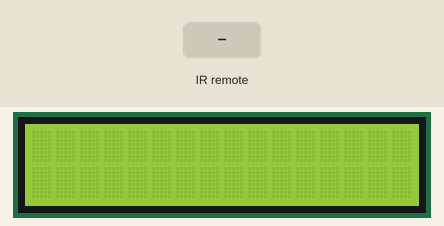
The sketch below on a simulated Arduino Uno, built with avr-gcc and run on an emulated ATmega328P. On the bench: 16×2 character LCD. The inputs (shaded band) are chosen by the test bench. What the sketch prints to the serial monitor is not drawn.

Above: at 1.2 s.
1.3 s: infrared code 0x1FEE01F received
At 2.2 s:
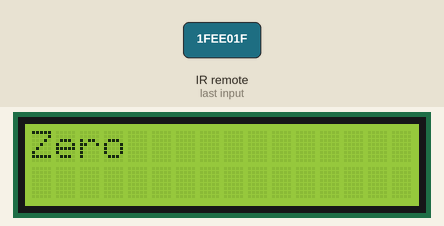
3.3 s: infrared code 0x1FE50AF received
At 4.9 s:
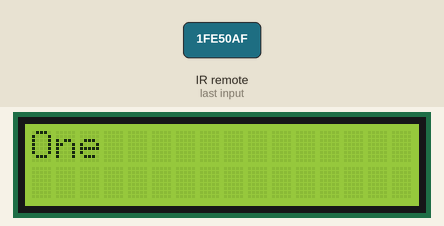
5.3 s: infrared code 0x1FED827 received
At 6.4 s:
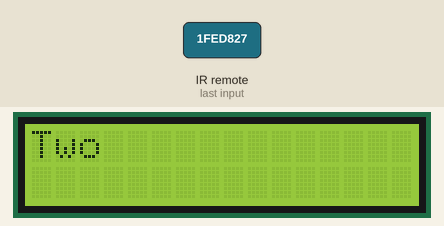
7.3 s: infrared code 0x1FEF807 received
At 9.0 s:
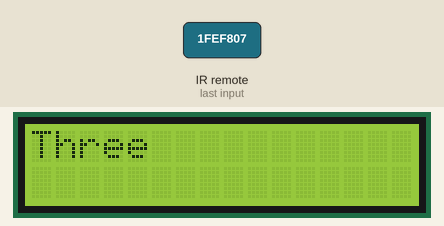
9.3 s: infrared code 0x1FE30CF received
At 10.7 s:
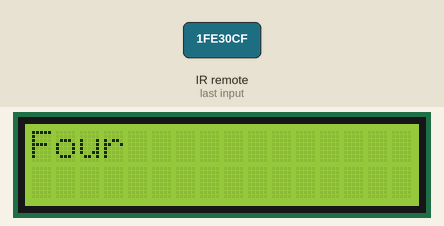
11.3 s: infrared code 0x1FEB04F received
At 12.2 s:
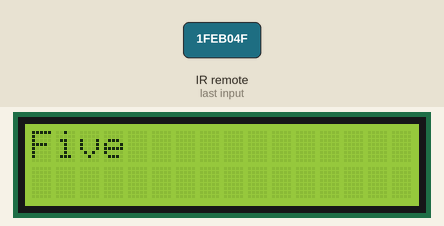
Timing chart, 0 to 14.3 s (numbered marks = the images above; inputs shaded):
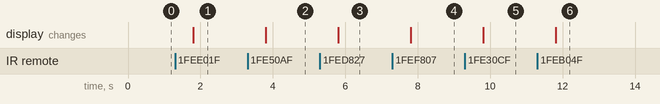

Measured:
- after the input at 1.3 s, the display: changes after 0.50 s (image 1)
- after the input at 3.3 s, the display: changes after 0.50 s (image 2)
- after the input at 5.3 s, the display: changes after 0.50 s (image 3)
- after the input at 7.3 s, the display: changes after 0.50 s (image 4)
- after the input at 9.3 s, the display: changes after 0.50 s (image 5)
- after the input at 11.3 s, the display: changes after 0.50 s (image 6)

The sketch:

IR_sensor.ino
```cpp
//IR_sensor

#include<IRremote.h>
#include<LiquidCrystal.h>

int IRpin= 6;                   //IR sensor

int rs= 7;
int en=8;
int d4=9;
int d5=10;
int d6=11;
int d7=12;

String remotefun;

LiquidCrystal lcd(rs,en,d4,d5,d6,d7);

IRrecv IR(IRpin);               //giving the object a name i.e IR->(name given) to use in the entire program now
decode_results cmd;             //not arduino command , it comes from the installed library


void setup()
{
     lcd.begin(16,2);
     IR.enableIRIn();           //starting the module
     Serial.begin(9600);
}


void loop()
{


     lcd.setCursor(0,0);


     while(IR.decode(&cmd)==0)
     {}

     Serial.println(cmd.value,HEX);                         //important to know if any incorrect value or wrong input random reading
     delay(500);

     IR.resume();

     if(cmd.value==0x1FEE01F)
     remotefun="Zero";
     if(cmd.value==0x1FE50AF||cmd.value==0xF710EF)
     remotefun="One";
     if(cmd.value==0x1FED827||cmd.value==0xF7906F)
     remotefun="Two";
     if(cmd.value==0x1FEF807||cmd.value==0xF750AF)
     remotefun="Three";
     if(cmd.value==0x1FE30CF||cmd.value==0xF730CF)
     remotefun="Four";
     if(cmd.value==0x1FEB04F||cmd.value==0xF7B04F)
     remotefun="Five";
     if(cmd.value==0x1FE708F||cmd.value==0xF7708F)
     remotefun="Six";
     if(cmd.value==0x1FE00FF||cmd.value==0xF708F7)
     remotefun="Seven";
     if(cmd.value==0x1FEF00F||cmd.value==0xF78877)
     remotefun="Eight";
     if(cmd.value==0x1FE9867||cmd.value==0xF748B7)
     remotefun="Nine";
     if(cmd.value==0x1FE48B7)
     remotefun="Power";
     if(cmd.value==0xF7C03F)
     remotefun="ON";
     if(cmd.value==0xF740BF)
     remotefun="OFF";
     if(cmd.value==0x1FEA05F||cmd.value==0xF728D7)
     remotefun="decVol";
     if(cmd.value==0x1FE609F||cmd.value==0xF76897)
     remotefun="incVol";
     if(cmd.value==0x1FE40BF)
     remotefun="Rewind";
     if(cmd.value==0x1FEC03F)
     remotefun="FastFwd";
     if(cmd.value==0x1FE807F||cmd.value==0xF7A857)
     remotefun="PausePlay";
     if(cmd.value==0x1FE58A7)
     remotefun="Mode";
     if(cmd.value==0x1FE7887)
     remotefun="Mute";
     if(cmd.value==0x1FE20DF)
     remotefun="EQ";
     if(cmd.value==0x1FE906F)
     remotefun="USD";
     if(cmd.value==0x1FE10EF)
     remotefun="RPT";
     if(cmd.value==0xF720DF)
     remotefun="RED";
     if(cmd.value==0xF7A05F)
     remotefun="Green";
     if(cmd.value==0xF7609F)
     remotefun="Blue";
     if(cmd.value==0xF7E01F)
     remotefun="White";
     if(cmd.value==0xF700FF)
     remotefun="IncBrightness";
     if(cmd.value==0xF7807F)
     remotefun="DecBrightness";
     if(cmd.value==0xF7D02F)
     remotefun="Flash";
     if(cmd.value==0xF7F00F)
     remotefun="Strobe";
     if(cmd.value==0xF7C837)
     remotefun="Fade";
     if(cmd.value==0xF7E817)
     remotefun="Smooth";


     lcd.clear();
     Serial.println(remotefun);
     lcd.print(remotefun);


}
```
